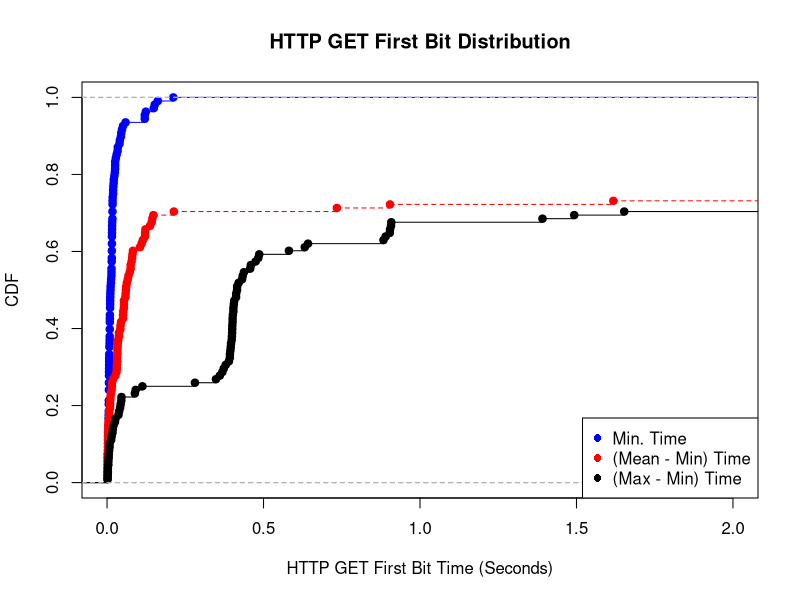

Reproduce this figure in R.
min_ <- c(0.0063, 0.0069, 0.0061, 0.0282, 0.0162, 0.0338, 0.0180, 0.0085, 0.0060, 0.0098, 0.0166, 0.0098, 0.0105, 0.0060, 0.0063, 0.0177, 0.0050, 0.0022, 0.1493, 0.0028, 0.0257, 0.0260, 0.0036, 0.0159, 0.0140, 0.0157, 0.0157, 0.0172, 0.0100, 0.0235, 0.0084, 0.0156, 0.0130, 0.0068, 0.0114, 0.0125, 0.0454, 0.0149, 0.1526, 0.0091, 0.0056, 0.0173, 0.0089, 0.0090, 0.0035, 0.0045, 0.0038, 0.0048, 0.0259, 0.0201, 0.0018, 0.0064, 0.0249, 0.0195, 0.0178, 0.0194, 0.0036, 0.0029, 0.0027, 0.0061, 0.0173, 0.0177, 0.0067, 0.0050, 0.0076, 0.0031, 0.0103, 0.0057, 0.0216, 0.0055, 0.0154, 0.0053, 0.0043, 0.0048, 0.0027, 0.0060, 0.0477, 0.0442, 0.0101, 0.0081, 0.0056, 0.0143, 0.0149, 0.0212, 0.0343, 0.0071, 0.0026, 0.0089, 0.0111, 0.0087, 0.1240, 0.1206, 0.0065, 0.0087, 0.0142, 0.0154, 0.0398, 0.0152, 0.2118, 0.1623, 0.0307, 0.0511, 0.1205, 0.0592, 0.0410, 0.0076, 0.0156, 0.0161)

mean_min <- c(14.12050058, 3.16576258, 0.00378462, 0.04291667, 0.12163704, 0.01030000, 0.07839375, 0.00299231, 5.97801895, 0.00275625, 0.00167500, 0.05380345, 0.03126154, 0.03417586, 12.73671276, 0.00106923, 0.03797857, 3.90501045, 0.14468182, 0.14804286, 0.07541818, 0.07537500, 18.02260231, 6.23173757, 0.00604615, 0.05118125, 0.00130909, 0.01473846, 0.05401667, 0.00170000, 0.02668125, 0.08285000, 5.70618869, 5.38920149, 5.44533620, 0.00085455, 0.03220000, 0.00453750, 0.21338750, 0.05085625, 0.01224545, 0.03120690, 0.00110000, 3.73453625, 0.07258929, 0.06853077, 0.10507778, 0.00161481, 14.95045749, 18.62636937, 16.76600119, 0.05937500, 0.00290625, 0.13739167, 0.06132335, 0.12270000, 28.58811484, 0.05405455, 0.08005000, 0.00653846, 4.24845502, 0.03319231, 0.00397692, 0.05875625, 7.22097131, 27.41337821, 7.67053789, 16.71268501, 0.90414000, 0.01088519, 0.06329231, 0.00275000, 4.26416934, 26.26893373, 0.01554828, 0.73443447, 0.03366250, 0.03013125, 0.04239872, 0.00320769, 6.59477612, 0.00143636, 0.06640000, 19.69872853, 0.06046875, 0.03283846, 20.30222411, 0.11453750, 0.11038606, 0.00972000, 0.04472308, 0.01939091, 0.03573462, 0.01551724, 7.92526810, 0.08130625, 0.00698182, 0.03784545, 0.14263846, 1.61784922, 0.00945556, 0.05180625, 0.12102727, 0.03217407, 0.00303750, 13.94108705, 4.88885994, 20.73632209)

max_min <- c(161.6612, 14.6631, 0.0081, 0.3730, 0.8903, 0.0889, 0.4064, 0.0185, 20.7653, 0.0174, 0.0041, 0.9082, 0.3927, 0.4157, 98.3616, 0.0022, 0.3481, 22.6979, 0.4052, 0.6318, 0.3792, 0.3962, 125.7972, 80.5966, 0.0418, 0.3999, 0.0053, 0.0366, 0.4123, 0.0043, 0.4011, 0.4020, 25.5215, 38.9591, 57.0794, 0.0025, 0.3893, 0.0387, 1.6526, 0.4003, 0.1130, 0.4748, 0.0018, 20.5972, 0.4204, 0.4375, 0.9074, 0.0067, 201.6669, 147.6658, 102.6752, 0.4574, 0.0057, 0.4337, 0.8833, 0.4155, 214.2181, 0.4126, 0.4596, 0.0435, 120.8168, 0.3984, 0.0132, 0.9043, 222.3413, 207.6392, 45.4425, 124.3010, 3.7452, 0.0456, 0.4037, 0.0254, 42.1222, 194.2127, 0.4012, 24.9142, 0.4315, 0.3604, 1.3914, 0.0206, 42.3635, 0.0027, 0.4834, 179.8841, 0.3953, 0.3989, 154.0381, 0.9033, 1.4928, 0.0915, 0.2809, 0.0462, 0.4863, 0.3924, 24.2725, 0.4038, 0.0272, 0.3997, 0.6422, 11.1038, 0.0148, 0.3685, 0.5812, 0.3941, 0.0083, 117.8371, 18.7640, 162.4323)

min_val = ecdf(min_)
mean_min_val = ecdf(mean_min)
max_min_val = ecdf(max_min)

plot(min_val, lty=1, col="blue", xlab="HTTP GET First Bit Time (Seconds)", ylab="CDF", main="HTTP GET First Bit Distribution", xlim=c(0, 2))
lines(mean_min_val, lty=2, col="red")
lines(max_min_val)

legend("bottomright",  pch =16, legend=c("Min. Time", "(Mean - Min) Time", "(Max - Min) Time"), col=c("blue", "red", "black"))
